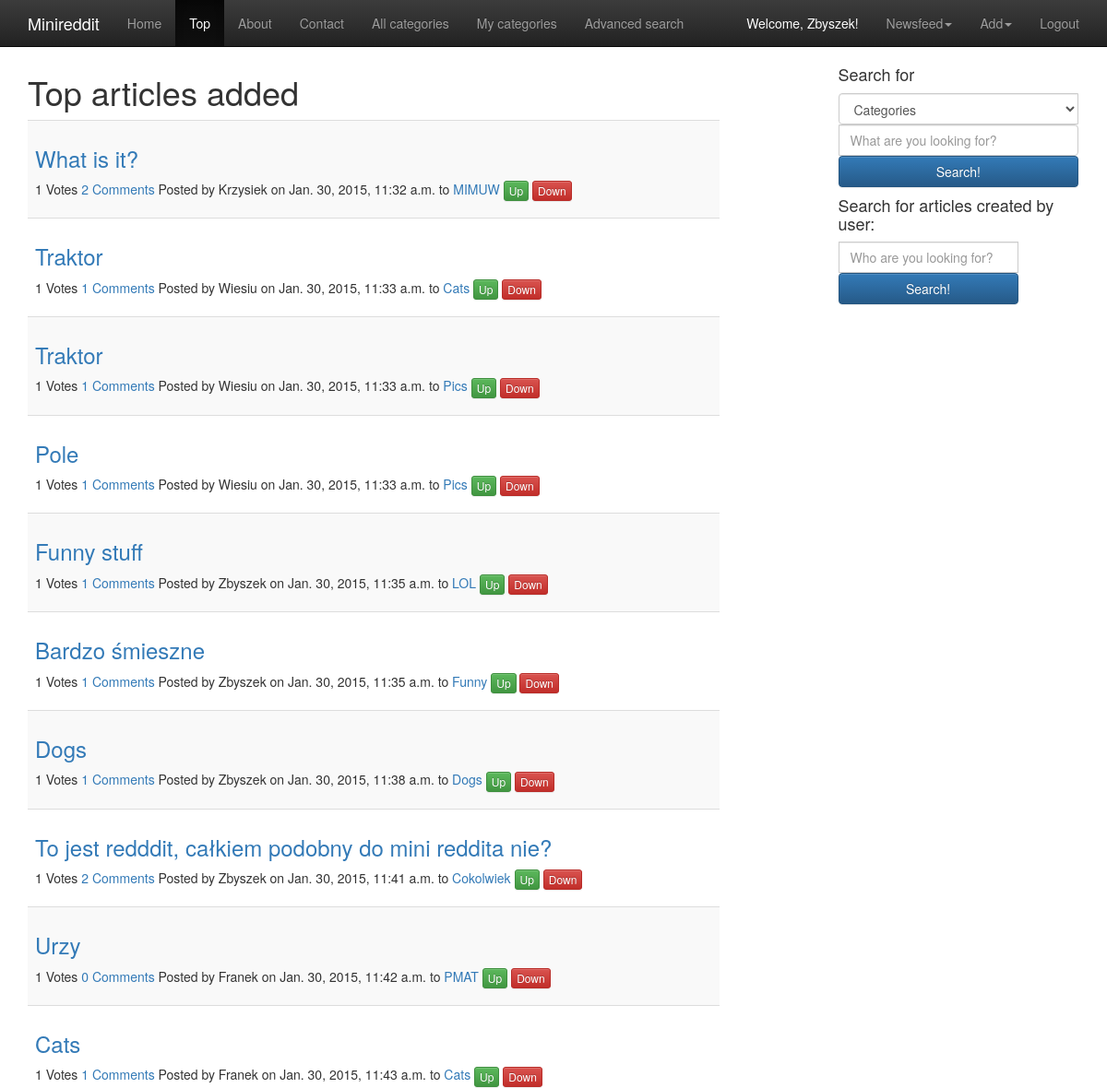
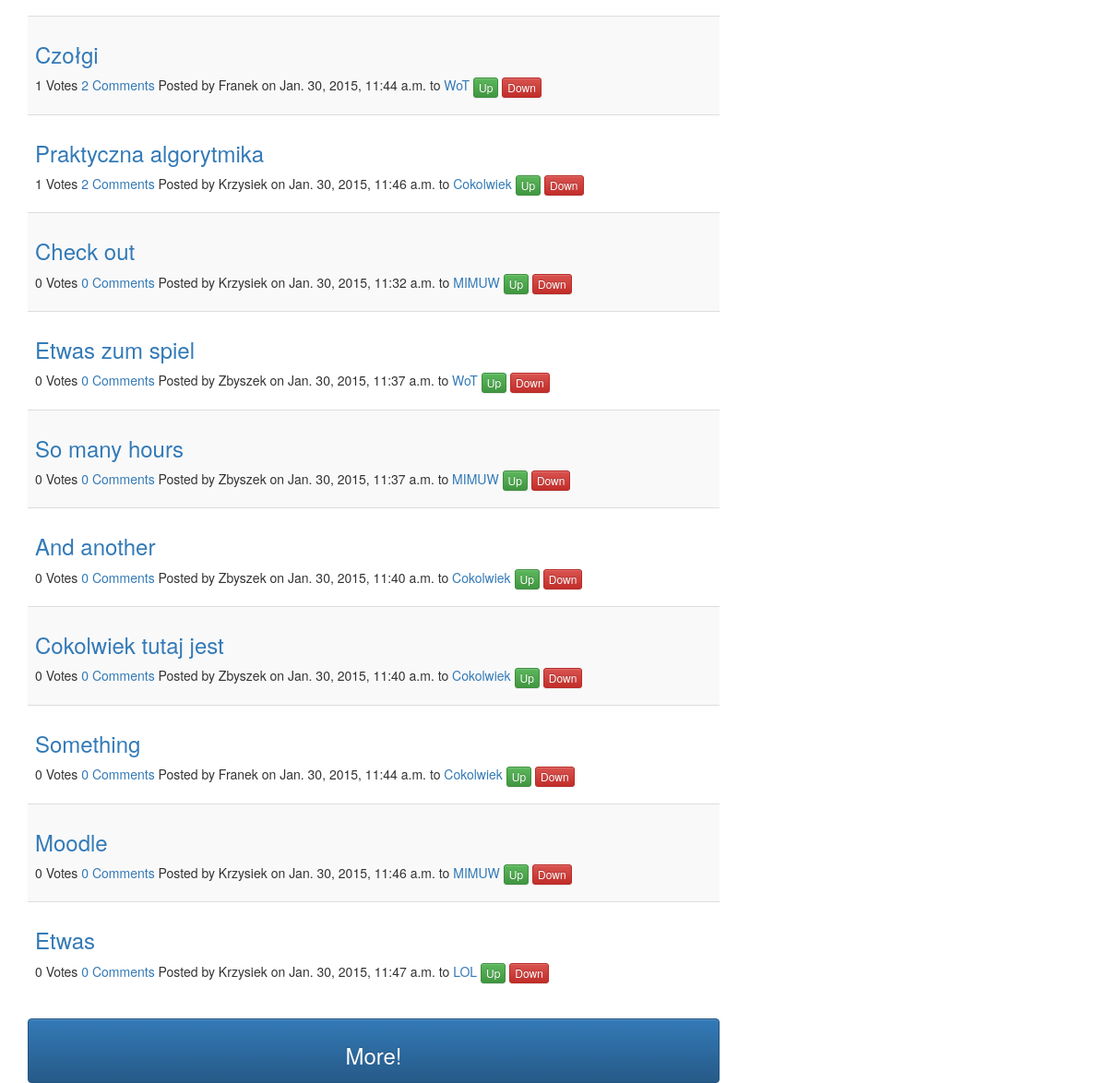
The page /myapp/top/ (signed in) on the database its author committed (2 pictures, top to bottom).
### myapp/models.py (models this page shows, shortened)
class Article(models.Model):
    category = models.ForeignKey(Category)
    user = models.ForeignKey(settings.AUTH_USER_MODEL)
    article_url = models.CharField(max_length=255)
    name = models.CharField(max_length=255)
    pub_date = models.DateTimeField('date published')
    votes = models.IntegerField(default=0)
    comments = models.IntegerField(default=0)
    def was_published_recently(self):
        now = timezone.now()
        return now >= self.pub_date >= now - datetime.timedelta(days=1)
    was_published_recently.admin_order_field = 'pub_date'
    was_published_recently.boolean = True
    was_published_recently.short_description = 'Published recently?'

class Category(models.Model):
    name = models.CharField(max_length=50, default="Insert category name", unique=True, primary_key=True)
    newsfeed = models.ManyToManyField(Newsfeed)
    pub_date = models.DateTimeField('date published')
    user = models.ForeignKey(settings.AUTH_USER_MODEL)

### myapp/views.py (the view)
# urls.py: url(r'^top/(?P<page_number>\d+)/$', views.top_more, name='top_more'),
@login_required
def top(request):
    if request.method == 'GET' and 'search_category_button' in request.GET:
        search_category = request.GET.get('search_category')
        category_name = request.GET.get('search_name_c')
        if (category_name is not None) and (search_category is not None):
            return search_bar(request, search_category, category_name)
    if request.method == 'GET' and 'search_user_button' in request.GET:
        user_name = request.GET.get('search_name')
        if user_name is not None:
            return user_search(request, user_name)
    top_articles_list = Article.objects.order_by('-votes')[:20]
    is_all = Article.objects.count() <= 20
    page_num = 2
    context = {
        'top_articles_list': top_articles_list,
        'page_num': page_num,
        'is_all': is_all,
    }
    return render(request, 'myapp/base_top.html', context)

### myapp/templates/myapp/base_top.html (shortened to what this page needs)
{% extends "myapp/base.html"%}
{% block urlblock %}
    <li><a href={% url 'index' %}>Home</a></li>
    <li class="active"><a href={% url 'top' %}>Top</a></li>
    <li><a href={% url 'about' %}>About</a></li>
    <li><a href={% url 'contact' %}>Contact</a></li>
    <li><a href={% url 'categories'%}>All categories</a></li>
    <li><a href={% url 'mycategories'%}>My categories</a></li>
    <li><a href={% url 'advanced_search'%}>Advanced search</a></li>
{% endblock %}
{% block content %}
    {% if top_articles_list %}
        <h1>Top articles added</h1>
        <table class="table table-striped">
            {% for article in top_articles_list %}
                <tr>
                    <td>
                        <div class="blog-post">
                            <h3 class="blog-post-title"><a href={{article.article_url}}>{{article.name}}</a></h3>
                            <p class="blog-post-meta">{{article.votes}} Votes  <a href={% url 'article' article.category.name article.id %}>{{article.comments}} Comments</a>  Posted by {{article.user.username}} on {{article.pub_date}} to
                                <a href={% url 'category' article.category.name %}>{{article.category.name}}</a>
                                <a href={% url 'article_vote' article.category.name article.id 1%}><button type="button" class="btn btn-xs btn-success"> Up </button></a>
                                <a href={% url 'article_vote' article.category.name article.id -1%}><button type="button" class="btn btn-xs btn-danger">Down</button></a>
                            </p>
                        </div>
                    </td>
                </tr>
            {% endfor %}
        </table>
        {% if is_all %}
            <p>Sorry no more articles :(</p>
        {% else %}
            <a href={% url 'top_more' page_num %}><button class="btn btn-primary btn-block"><h3>More!</h3></button></a>
        {% endif %}
    {% else %}
        <p>No articles :( </p>
        <p>Why not try adding new one yourself?</p>
    {% endif %}
{% endblock %}

### myapp/templates/myapp/base.html (shortened to what this page needs)
{% load staticfiles %}
<!DOCTYPE html>
<html lang="en">
    <head>
        <link href="{{STATIC_URL}}css/bootstrap.css" rel="stylesheet">
        <link href="{{STATIC_URL}}css/bootstrap.min.css" rel="stylesheet">
        <link href="{{STATIC_URL}}css/bootstrap.css" rel="stylesheet">
        <link href="{{STATIC_URL}}css/bootstrap-theme.css" rel="stylesheet">
  </head>
    <body>
        <nav class="navbar navbar-inverse navbar-fixed-top">
            <div class="container">
                <div class="navbar-header">
                    <a class="navbar-brand" style="color:white">Minireddit</a>
                </div>
                <div id="navbar" class="collapse navbar-collapse">
                    <ul class="nav navbar-nav">
                    {% block urlblock %}{% endblock %}
                    </ul>
                    <ul class="nav navbar-nav navbar-right">
                    {% if user.is_authenticated %}
                    <li><a style="color:white">Welcome, {{ user.username }}!</a></li>
                    <li class="dropdown">
                        <a href="#" class="dropdown-toggle" data-toggle="dropdown" role="button" aria-expanded="false">Newsfeed<span class="caret"></span></a>
                    </li>
                    <li class="dropdown">
                        <a href="#" class="dropdown-toggle" data-toggle="dropdown" role="button" aria-expanded="false">Add<span class="caret"></span></a>
                    </li>
                    <li><a href={% url 'logout' %}>Logout</a></li>
                    {% else %}
                        <li><a href={% url 'index' %}>Login</a></li>
                        <li><a href={% url 'signin' %}>Sign in</a></li>
                    {% endif %}
                    </ul>
                </div>
            </div>
        </nav>
        <div class="container">
            <div class="row">
                <div class="col-sm-8 blog-main">
                    <div class="starter-template">
                    {% block content %}
                    {% endblock %}
                    </div>
                </div>
                {% if user.is_authenticated %}
                    {% block searchbar %}
                    <div class="col-sm-3 col-sm-offset-1 blog-sidebar">
                        <nav class="navbar navbar-fixed-right">
                            <div class="sidebar-module sidebar-module-inset">
                                <h4>Search for</h4>
                                <form action="" name="search_form" id="search_form" method="get" class="form-inline">
                                    <div class="form-group">
                                        <div class="input-group">
                                            <select type="text" class="form-control" id="search_category" name="search_category">
                                                <option value="categories">Categories</option>
                                            </select>
                                            <input type="text" method="get" class="form-control" id="search_name_c" name="search_name_c" value="" placeholder="What are you looking for?">
                                        </div>
                                        <button type="submit" id="search_category_button" name="search_category_button" class="btn btn-primary btn-block">Search!</button>
                                    </div>
                                </form>
                            </div>
                            <div class="sidebar-module">
                                <h4>Search for articles created by user:</h4>
                                <form action="" name="search_user_form" id="search_user_form" method="get" class="form-inline">
                                    <div class="form-group">
                                        <div class="input-group">
                                            <input type="text" method="get" class="form-control" id="search_name" name="search_name" value="" placeholder="Who are you looking for?">
                                        </div>
                                        <button type="submit" id="search_user_button" name="search_user_button" class="btn btn-primary btn-block">Search!</button>
                                    </div>
                                </form>
                            </div>
                        </nav>
                    </div>
                    {% endblock %}
                {% endif %}
            </div>
        </div>
    </body>
</html>

### myapp/templates/myapp/base.html (style rules this page uses)
body { padding-top: 60px; }

### rows shown on the page
Article: name "What is it?", votes "1", comments "2", user.username "Krzysiek", pub_date "Jan. 30, 2015, 11:32 a.m.", category.name "MIMUW"
Article: name "Traktor", votes "1", comments "1", user.username "Wiesiu", pub_date "Jan. 30, 2015, 11:33 a.m.", category.name "Cats"
Article: name "Traktor", votes "1", comments "1", user.username "Wiesiu", pub_date "Jan. 30, 2015, 11:33 a.m.", category.name "Pics"
Article: name "Pole", votes "1", comments "1", user.username "Wiesiu", pub_date "Jan. 30, 2015, 11:33 a.m.", category.name "Pics"
Article: name "Funny stuff", votes "1", comments "1", user.username "Zbyszek", pub_date "Jan. 30, 2015, 11:35 a.m.", category.name "LOL"
Article: name "Bardzo śmieszne", votes "1", comments "1", user.username "Zbyszek", pub_date "Jan. 30, 2015, 11:35 a.m.", category.name "Funny"
Article: name "Dogs", votes "1", comments "1", user.username "Zbyszek", pub_date "Jan. 30, 2015, 11:38 a.m.", category.name "Dogs"
Article: name "To jest redddit, całkiem podobny do mini reddita nie?", votes "1", comments "2", user.username "Zbyszek", pub_date "Jan. 30, 2015, 11:41 a.m.", category.name "Cokolwiek"
Article: name "Urzy", votes "1", comments "0", user.username "Franek", pub_date "Jan. 30, 2015, 11:42 a.m.", category.name "PMAT"
Article: name "Cats", votes "1", comments "1", user.username "Franek", pub_date "Jan. 30, 2015, 11:43 a.m.", category.name "Cats"
Article: name "Czołgi", votes "1", comments "2", user.username "Franek", pub_date "Jan. 30, 2015, 11:44 a.m.", category.name "WoT"
Article: name "Praktyczna algorytmika", votes "1", comments "2", user.username "Krzysiek", pub_date "Jan. 30, 2015, 11:46 a.m.", category.name "Cokolwiek"
Article: name "Check out", votes "0", comments "0", user.username "Krzysiek", pub_date "Jan. 30, 2015, 11:32 a.m.", category.name "MIMUW"
Article: name "Etwas zum spiel", votes "0", comments "0", user.username "Zbyszek", pub_date "Jan. 30, 2015, 11:37 a.m.", category.name "WoT"
Article: name "So many hours", votes "0", comments "0", user.username "Zbyszek", pub_date "Jan. 30, 2015, 11:37 a.m.", category.name "MIMUW"
Article: name "And another", votes "0", comments "0", user.username "Zbyszek", pub_date "Jan. 30, 2015, 11:40 a.m.", category.name "Cokolwiek"
Article: name "Cokolwiek tutaj jest", votes "0", comments "0", user.username "Zbyszek", pub_date "Jan. 30, 2015, 11:40 a.m.", category.name "Cokolwiek"
Article: name "Something", votes "0", comments "0", user.username "Franek", pub_date "Jan. 30, 2015, 11:44 a.m.", category.name "Cokolwiek"
Article: name "Moodle", votes "0", comments "0", user.username "Krzysiek", pub_date "Jan. 30, 2015, 11:46 a.m.", category.name "MIMUW"
Article: name "Etwas", votes "0", comments "0", user.username "Krzysiek", pub_date "Jan. 30, 2015, 11:47 a.m.", category.name "LOL"

### other values the page prints
{{ user.username }} "Zbyszek"
